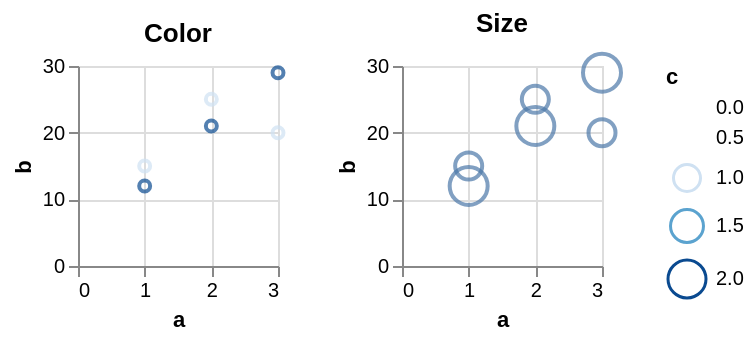

Vega-Lite specification for this chart:
### Vega-Lite specification from a JSON file in a GitHub repository (floating-point values rounded to 4 significant figures)
{"$schema": "https://vega.github.io/schema/vega-lite/v6.json", "description": "Testing invalid", "data": {"values": [{"a": 1, "b": 15, "c": 1}, {"a": 2, "b": 25, "c": 1}, {"a": 3, "b": 20, "c": 1}, {"a": 1, "b": 12, "c": 2}, {"a": 2, "b": 21, "c": 2}, {"a": 3, "b": 29, "c": 2}, {"a": 1, "b": 8, "c": null}, {"a": 2, "b": 31, "c": null}, {"a": 3, "b": 49, "c": null}]}, "config": {"mark": {"invalid": "filter", "tooltip": true}}, "concat": [{"title": "Color", "width": 100, "height": 100, "mark": "point", "encoding": {"x": {"field": "a", "type": "quantitative"}, "y": {"field": "b", "type": "quantitative"}, "color": {"field": "c", "type": "quantitative"}}}, {"title": "Size", "width": 100, "height": 100, "mark": "point", "encoding": {"x": {"field": "a", "type": "quantitative"}, "y": {"field": "b", "type": "quantitative"}, "size": {"field": "c", "type": "quantitative"}}}]}
